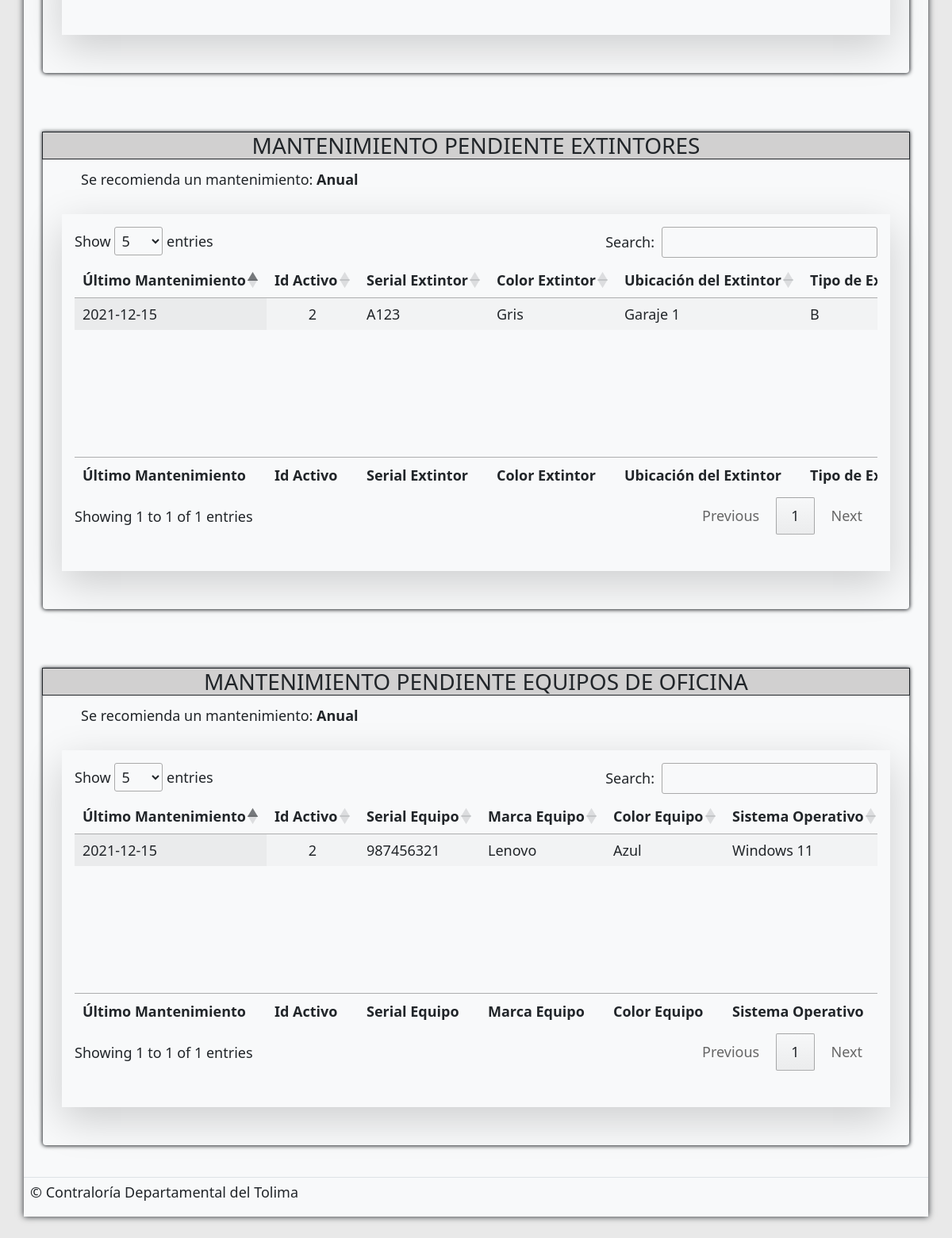
/gestionActivos/alarmas/ (signed in, lower part), run on an earlier commit of the app's database.
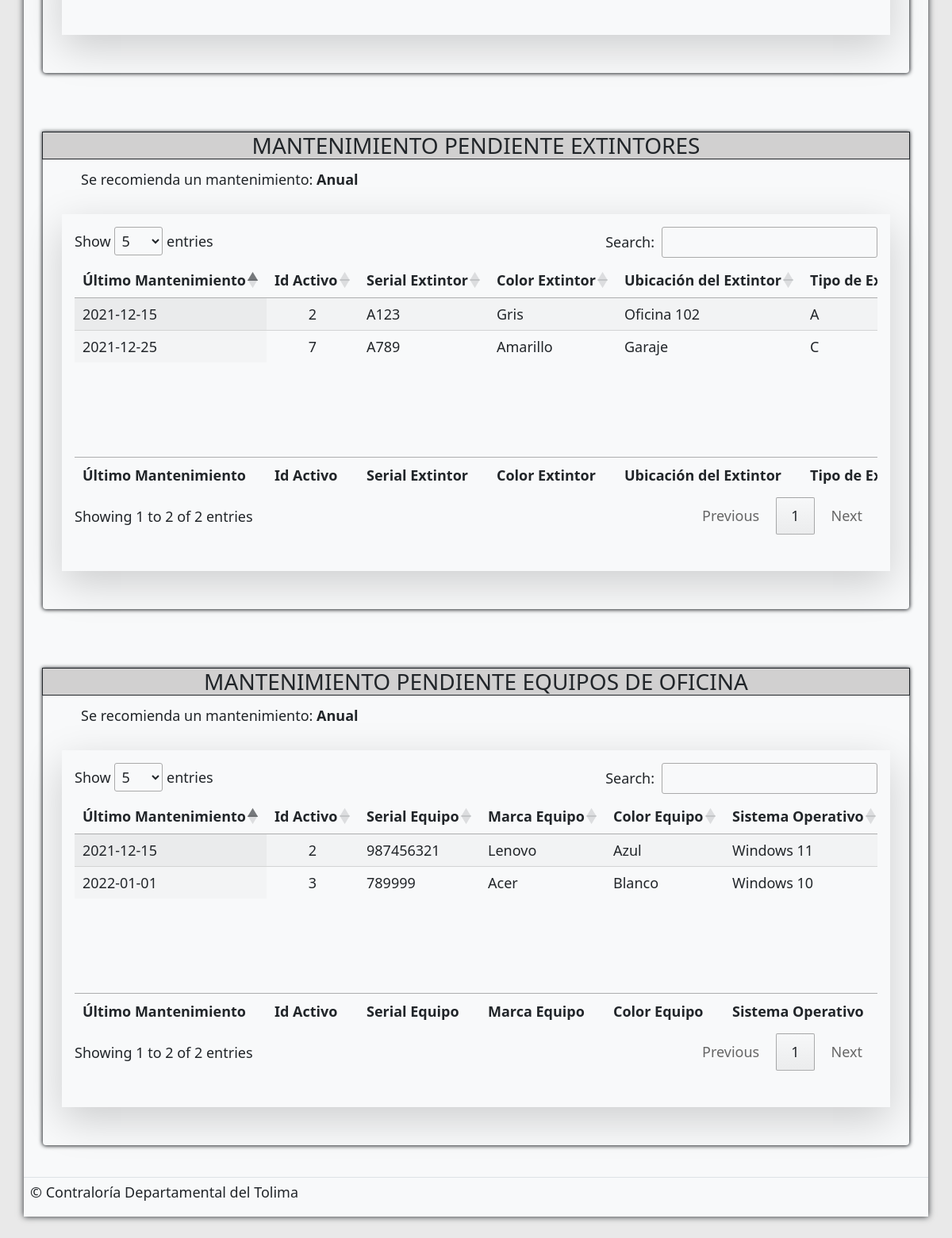
And on a later commit of the database.
### gestionActivos/models.py (models this page shows, shortened)
class MantenimientoExtintor(models.Model):
    fkExtintor=models.ForeignKey(ActivoExtintor, on_delete=models.CASCADE, verbose_name="Extintor")
    class Usado(models.TextChoices):
        SI='SI', _("SI")
        NO='NO', _("NO")
    usado=models.CharField(max_length=5, choices=Usado.choices, default=Usado.NO, verbose_name="¿Extintor usado?", blank=True)
    fkRegistrarMantenimiento=models.ForeignKey(RegistrarMantenimiento, on_delete=models.CASCADE, verbose_name="mantenimiento")

class RegistrarMantenimiento(models.Model):
    fechaMantenimiento=models.DateField(verbose_name="Fecha del Mantenimiento", help_text="MM/DD/AAAA")
    lugarMantenimiento=models.CharField(max_length=50, verbose_name="Lugar del Mantenimiento")
    ciudadMantenimiento=models.CharField(max_length=20, verbose_name="Lugar del Mantenimiento")
    numeroFactura=models.CharField(max_length=10, verbose_name="Número de Factura")
    valorMantenimiento=models.IntegerField(verbose_name="Valor del Mantenimiento") # Valor numero (IntegerField)!!!!!!
    descripcionMantenimiento=models.TextField(max_length=500, verbose_name="Descripción")
    adjuntarArchivoMantenimiento=models.FileField(upload_to='uploads', blank=True)

class MantenimientoEquipo(models.Model):
    fkEquipoOficina=models.ForeignKey(ActivoEquipoOficina, on_delete=models.CASCADE, verbose_name="Equipo de Oficina")
    fkRegistrarMantenimiento=models.ForeignKey(RegistrarMantenimiento, on_delete=models.CASCADE, verbose_name="mantenimiento")

### activos/models.py (models this page shows)
class ActivoExtintor(models.Model):
    fotoExtintor=models.ImageField(upload_to='extintores', blank=True, default='extintores/extintores_default.jpg') # pip install pillow
    serialExtintor=models.CharField(max_length=50, unique=True, verbose_name="Serial Extintor")
    colorExtintor=models.CharField(max_length=20, verbose_name="Color Extintor")
    ubicacionExtintor=models.CharField(max_length=50, verbose_name="Ubicación del Extintor")
    class TipoExtintor(models.TextChoices):
        A='A', _("Tipo A")
        B='B', _("Tipo B")
        C='C', _("Tipo C")
        D='D', _("Tipo C")
    tipoExtintor=models.CharField(max_length=5, choices=TipoExtintor.choices, default=TipoExtintor.A, verbose_name="Tipo de Extintor")
    pesoExtintor=models.CharField(max_length=3, verbose_name="Peso del Extintor")
    fechaUltimaRecarga=models.DateField(verbose_name="Fecha Ultima Recarga", help_text="DD/MM/AAAA", default=date.today)
    fechaIngresoExtintor=models.DateField(verbose_name="Fecha de Ingreso", help_text="DD/MM/AAAA", default=date.today)
    class EstadoExtintor(models.TextChoices):
        ACTIVO='Activo', _("Activo")
        INACTIVO='Inactivo', _("Inactivo")
    estadoExtintor=models.CharField(max_length=10, choices=EstadoExtintor.choices, default=EstadoExtintor.ACTIVO, verbose_name="Estado")
    def __str__(self):
        return "%s" %(self.serialExtintor)

class ActivoEquipoOficina(models.Model):
    fotoEquipo=models.ImageField(upload_to='equipos', blank=True, default='equipos/equipo_default.jpg') # pip install pillow
    serialEquipo=models.CharField(max_length=50, unique=True, verbose_name="Serial Equipo")
    marcaEquipo=models.CharField(max_length=20, verbose_name="Marca Equipo")
    colorEquipo=models.CharField(max_length=20, verbose_name="Color Equipo")
    sistemaOperativo=models.CharField(max_length=20, verbose_name="Sistema Operativo", blank=True, default='No Aplica')
    ramEquipo=models.CharField(max_length=20, verbose_name="Ram del Equipo", blank=True, default='No Aplica')
    memoriaEquipo=models.CharField(max_length=20, verbose_name="Memoria del Equipo", blank=True, default='No Aplica')
    ubicacionEquipo=models.CharField(max_length=50, verbose_name="Ubicación del Equipo")
    fechaIngresoEquipo=models.DateField(verbose_name="Fecha de Ingreso", help_text="DD/MM/AAAA", default=date.today)
    componentesAdicionales=models.TextField(max_length=200, verbose_name="Componentes del Equipo", blank=True)
    class EstadoEquipo(models.TextChoices):
        ACTIVO='Activo', _("Activo")
        INACTIVO='Inactivo', _("Inactivo")
    estadoEquipo=models.CharField(max_length=10, choices=EstadoEquipo.choices, default=EstadoEquipo.ACTIVO, verbose_name="Estado")
    def __str__(self):
        return "%s" %(self.marcaEquipo)

### gestionActivos/views.py (the view)
# urls.py: path('alarmas/', consultar_alarma, name="Alarmas"),
@login_required(login_url='login')
def consultar_alarma(request):
    titulo='Alarmas'
    form=AlarmasForm()
    context={
        'titulo':titulo,
        'form':form
    }
    return render (request, 'gestionActivos/Alarmas.html', context)

### gestionActivos/forms.py
class AlarmasForm(forms.ModelForm):
    class Meta:
        model=Alarmas
        fields='__all__'

### activos/models.py (called while the page is built)
    def __str__(self):
        return "%s" %(self.placaVehiculo)

### main/context_processors.py (called while the page is built)
def sesion(request):
    usuario_actual=request.user
    image_user=r"media/usuarios/default.png"
    usuario=None
    if request.user.is_authenticated:
        if Usuario.objects.filter(user_id=usuario_actual.id):
            image_user=Usuario.objects.get(user_id=usuario_actual.id).foto.url
            usuario=Usuario.objects.get(user_id=usuario_actual.id)
    context={
        'usuario_actual':usuario_actual,
        'image_user':image_user,
        'usuario':usuario
    }
    return context

### main/templates/gestionActivos/Alarmas.html (shortened to what the changed rows need)
{% extends 'partials/body.html' %}
{% load static %}
{% load crispy_forms_tags %}
{% block contenido %}
<br>
<div class="w-100 p-4">
    {% if perms.activos.view_activoextintor %}
    <div class="rounded-bottom w-100" style="box-shadow: 0px 0px 5px 1px;">
    <div class="w-100" style="box-shadow: 0px 0px 0px 1px; background-color:
    rgb(209, 208, 208);">
        <h3 style="text-align: center;">MANTENIMIENTO PENDIENTE EXTINTORES</h3>
    </div>
    <h5 class="ps-5 mitexto mt-3" style="font-size: 18px;">Se recomienda un mantenimiento: <strong>Anual</strong></h5>
    <div class="d-flex flex-column w-100 pe-3">
        <div class="d-flex justify-content-center pb-4 mb-4 m-2 w-100
            p-3">
            <div class="shadow-lg p-3 table-responsive
            tabla-historial h_datatable_alarmas w-100">
            <table id="example2" class="table-striped display responsive
            nowrap mitexto" style="font-size: 18px;">
            <thead>
                <tr>
                    <th>Último Mantenimiento</th>
                    <th>Id Activo</th>
                    <th>Serial Extintor</th>
                    <th>Color Extintor</th>
                    <th>Ubicación del Extintor</th>
                    <th>Tipo de Extintor</th>
                </tr>
            </thead>
            <tbody>
                {% for extintor in extintores %}
                <tr>
                    <td>{{extintor.fkRegistrarMantenimiento.fechaMantenimiento | date:'Y-m-d'}}</td>
                    <td class="text-center">{{extintor.fkExtintor.id}}</td>
                    <td>{{extintor.fkExtintor.serialExtintor}}</td>
                    <td>{{extintor.fkExtintor.colorExtintor}}</td>
                    <td>{{extintor.fkExtintor.ubicacionExtintor}}</td>
                    <td>{{extintor.fkExtintor.tipoExtintor}}</td>
                </tr>
                {% endfor %}
            </tbody>
            <tfoot>
                <tr>
                    <th>Último Mantenimiento</th>
                    <th>Id Activo</th>
                    <th>Serial Extintor</th>
                    <th>Color Extintor</th>
                    <th>Ubicación del Extintor</th>
                    <th>Tipo de Extintor</th>
                </tr>
            </tfoot>
        </table>
            </div>
        </div>
    </div>
    </div>
    {% endif %}
</div>
<br>
<div class="w-100 p-4">
    {% if perms.activos.view_activoequipooficina %}
    <div class="rounded-bottom w-100" style="box-shadow: 0px 0px 5px 1px;">
    <div class="w-100" style="box-shadow: 0px 0px 0px 1px; background-color:
    rgb(209, 208, 208);">
        <h3 style="text-align: center;">MANTENIMIENTO PENDIENTE EQUIPOS DE OFICINA</h3>
    </div>
    <h5 class="ps-5 mitexto mt-3" style="font-size: 18px;">Se recomienda un mantenimiento: <strong>Anual</strong></h5>
    <div class="d-flex flex-column w-100 pe-3">
        <div class="d-flex justify-content-center pb-4 mb-4 m-2 w-100
            p-3">
            <div class="shadow-lg p-3 table-responsive
            tabla-historial h_datatable_alarmas w-100">
            <table id="example3" class="table-striped display responsive
            nowrap mitexto" style="font-size: 18px;">
            <thead>
                <tr>
                    <th>Último Mantenimiento</th>
                    <th>Id Activo</th>
                    <th>Serial Equipo</th>
                    <th>Marca Equipo</th>
                    <th>Color Equipo</th>
                    <th>Sistema Operativo</th>
                </tr>
            </thead>
            <tbody>
                {% for equipo in equipos %}
                <tr>
                    <td>{{equipo.fkRegistrarMantenimiento.fechaMantenimiento | date:'Y-m-d'}}</td>
                    <td class="text-center">{{equipo.fkEquipoOficina.id}}</td>
                    <td>{{equipo.fkEquipoOficina.serialEquipo}}</td>
                    <td>{{equipo.fkEquipoOficina.marcaEquipo}}</td>
                    <td>{{equipo.fkEquipoOficina.colorEquipo}}</td>
                    <td>{{equipo.fkEquipoOficina.sistemaOperativo}}</td>
                </tr>
                {% endfor %}
            </tbody>
            <tfoot>
                <tr>
                    <th>Último Mantenimiento</th>
                    <th>Id Activo</th>
                    <th>Serial Equipo</th>
                    <th>Marca Equipo</th>
                    <th>Color Equipo</th>
                    <th>Sistema Operativo</th>
                </tr>
            </tfoot>
        </table>
            </div>
        </div>
    </div>
    </div>
    {% endif %}
</div>
{% endblock contenido %}

What changed in the data, as far as the page shows it:
changed through a linked row, MantenimientoExtintor "Gris": fkExtintor.ubicacionExtintor "Garaje 1" → "Oficina 102"; fkExtintor.tipoExtintor "B" → "A"
added MantenimientoExtintor: fkRegistrarMantenimiento.fechaMantenimiento "2021-12-25", fkExtintor.id "7", fkExtintor.serialExtintor "A789", fkExtintor.colorExtintor "Amarillo", fkExtintor.ubicacionExtintor "Garaje", fkExtintor.tipoExtintor "C"
now on this page (row unchanged): MantenimientoEquipo: fkRegistrarMantenimiento.fechaMantenimiento "2022-01-01", fkEquipoOficina.id "3", fkEquipoOficina.serialEquipo "789999", fkEquipoOficina.marcaEquipo "Acer", fkEquipoOficina.colorEquipo "Blanco", fkEquipoOficina.sistemaOperativo "Windows 10"
Also different on the page:
text written by a page script: "Show entries Search: Showing 1 to 1 of 1 entries Previous 1 Next" → "Show entries Search: Showing 1 to 2 of 2 entries Previous 1 Next"
